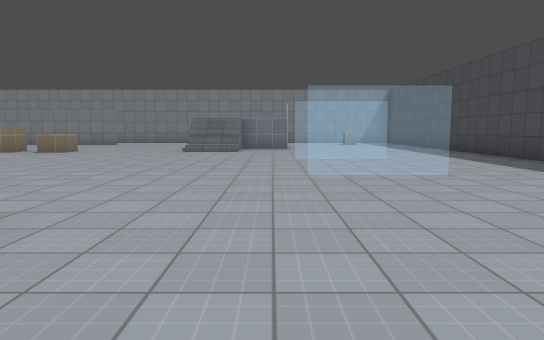
View 1 (above)

17 first-person views from a walk through a level from a Godot 3-D game. The camera is 1.3 m above the floor, tilts 6° down and sees 70° across. The floor is counted in squares, 2 m on a side. Each view is taken from the middle of a square. On the plan, view 1 faces up. The plan holds only what a view shows up to about 11 squares ahead; the rest is blank. Door leaves are left out where a doorway can be walked through. Surface patterns are stand-ins for the level's own textures.

View 2
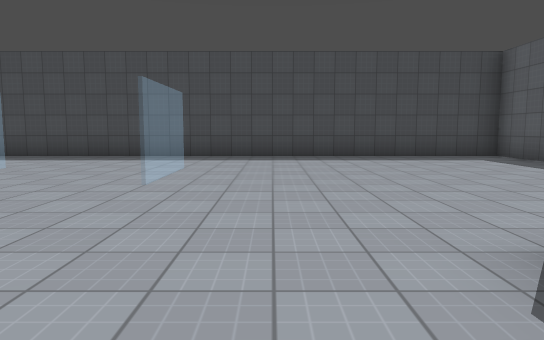

View 3
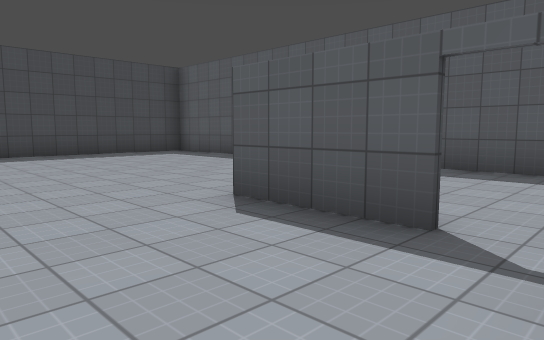

View 4
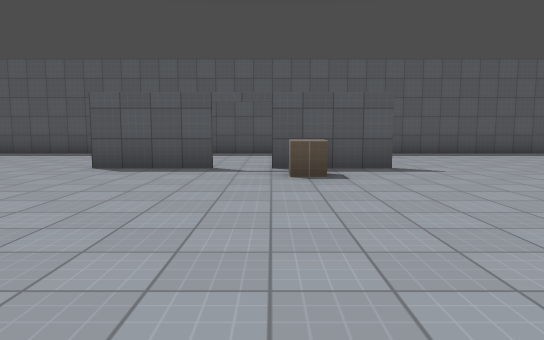

View 5
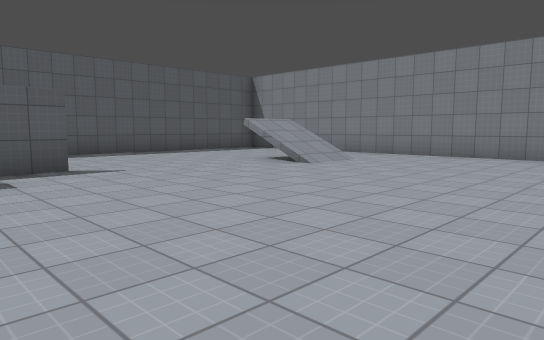

View 6
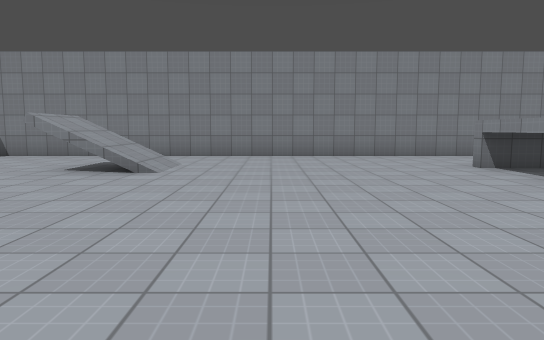

View 7
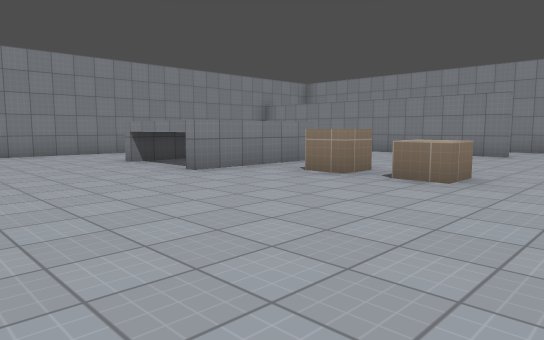

View 8
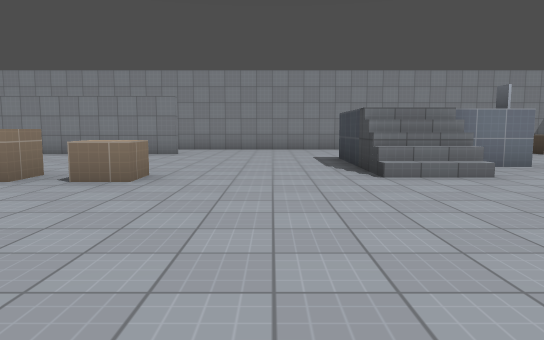

View 9
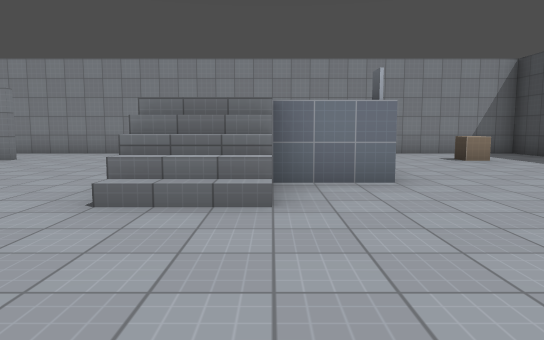

View 10
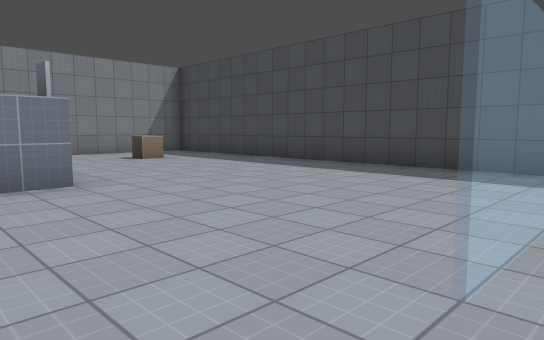

View 11
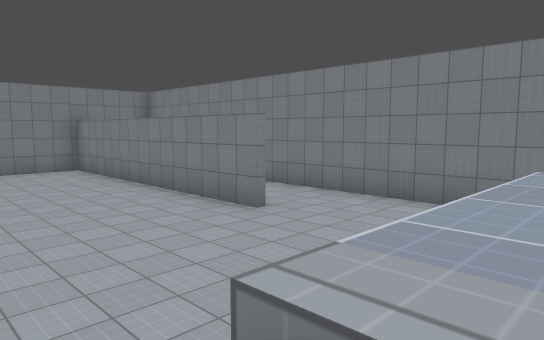

View 12
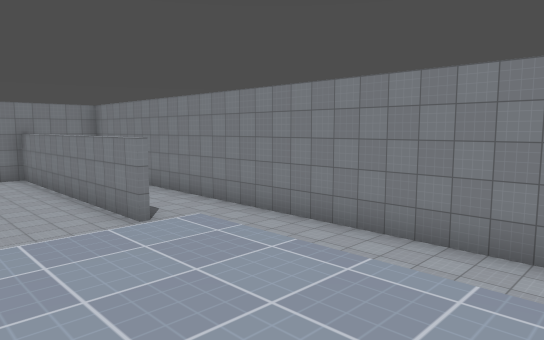

View 13
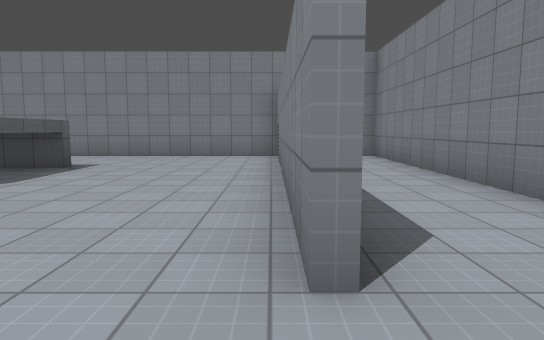

View 14
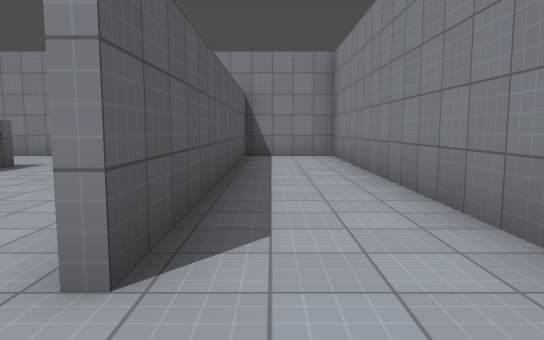

View 15
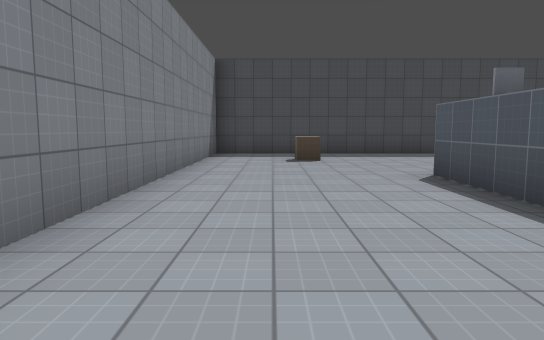

View 16
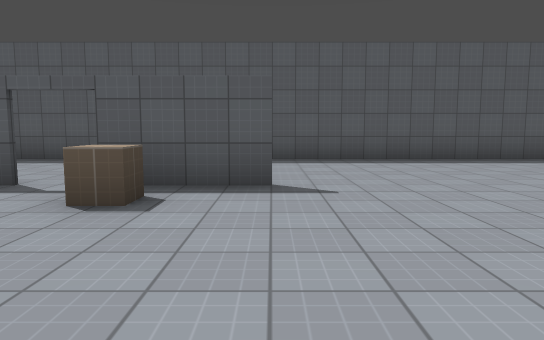

View 17
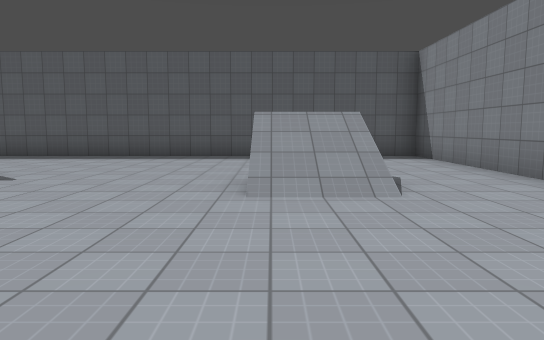

### Floor plan
Key: @ floor where view 1 was taken; # wall or solid block; . main floor; : floor 2 m higher than the main floor; / step, stairs or slope; D open door; = window, fence, low wall or low ledge; ^ raised ledge; C crate.
Columns run from 15 left of view 1 to 6 right of it. Each row starts with its distance up from view 1.
 19 ######################
 18 #....................#
 17 #....................#
 16 #########.........^..#
 15 #....................#
 14 #............:::.....#
 13 #............:::.....#
 12 #...^^......./=......#
 11 #.  ^^.^.^...//......#
 10 #...^^...............#
  9 #...............  ...#
  8 #....................#
  7 #....................#
  6 #...............  ...#
  5 #....................#
  4 #..//................#
  3 #..//...#CCD#........#
  2 #.........DD.........#
  1 #....................#
  0 #..............@.....#
 -1 #....................#
 -2 ######################

Positions as (right, up) in squares from view 1, and headings:
1: (0, 0), facing up
2: (-4, 4), facing right
3: (-5, 5), facing down-right
4: (-5, 9), facing down
5: (-5, 9), facing down-left
6: (-5, 6), facing left
7: (-4, 6), facing up-left
8: (-4, 6), facing up
9: (-1, 8), facing up
10: (-1, 8), facing up-right
11: (-2, 12), facing up-left
12: (0, 13), facing up-left
13: (-5, 16), facing left
14: (-5, 17), facing left
15: (-5, 17), facing right
16: (-7, 7), facing down
17: (-11, 8), facing down
